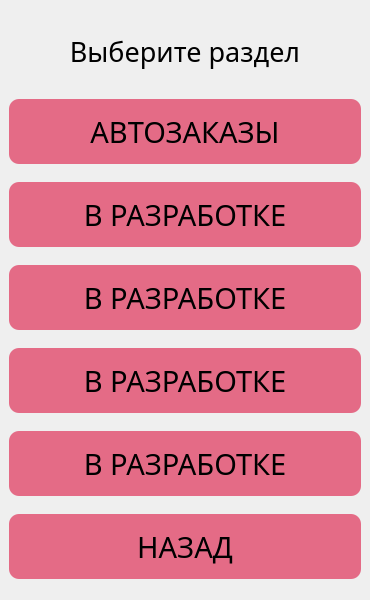
<?xml version="1.0" encoding="UTF-8"?>
<ui version="4.0">
 <class>WindowLogistics</class>
 <widget class="QMainWindow" name="WindowLogistics">
  <property name="geometry">
   <rect>
    <x>0</x>
    <y>0</y>
    <width>370</width>
    <height>600</height>
   </rect>
  </property>
  <property name="windowTitle">
   <string>Выберите раздел</string>
  </property>
  <widget class="QWidget" name="centralwidget">
   <property name="minimumSize">
    <size>
     <width>370</width>
     <height>600</height>
    </size>
   </property>
   <property name="maximumSize">
    <size>
     <width>370</width>
     <height>600</height>
    </size>
   </property>
   <layout class="QVBoxLayout" name="verticalLayout">
    <item>
     <widget class="QLabel" name="label_title">
      <property name="maximumSize">
       <size>
        <width>16777215</width>
        <height>60</height>
       </size>
      </property>
      <property name="font">
       <font>
        <family>Trebuchet MS</family>
        <pointsize>20</pointsize>
       </font>
      </property>
      <property name="layoutDirection">
       <enum>Qt::LeftToRight</enum>
      </property>
      <property name="text">
       <string>Выберите раздел</string>
      </property>
      <property name="scaledContents">
       <bool>true</bool>
      </property>
      <property name="alignment">
       <set>Qt::AlignCenter</set>
      </property>
      <property name="wordWrap">
       <bool>false</bool>
      </property>
      <property name="margin">
       <number>0</number>
      </property>
     </widget>
    </item>
    <item>
     <widget class="QPushButton" name="btn_autoorders">
      <property name="enabled">
       <bool>true</bool>
      </property>
      <property name="minimumSize">
       <size>
        <width>0</width>
        <height>65</height>
       </size>
      </property>
      <property name="maximumSize">
       <size>
        <width>500</width>
        <height>65</height>
       </size>
      </property>
      <property name="baseSize">
       <size>
        <width>0</width>
        <height>0</height>
       </size>
      </property>
      <property name="font">
       <font>
        <family>Trebuchet MS</family>
        <pointsize>22</pointsize>
        <weight>50</weight>
        <bold>false</bold>
       </font>
      </property>
      <property name="styleSheet">
       <string notr="true">QPushButton {
background-color: rgb(228, 107, 134);
border: none;
border-radius: 10px}

QPushButton:hover {
border: 1px solid  rgb(0, 0, 0);
background-color: rgba(228, 107, 134, 0.9)
}

QPushButton:pressed {
border:3px solid  rgb(0, 0, 0);
background-color: rgba(228, 107, 134, 1)
}</string>
      </property>
      <property name="text">
       <string>АВТОЗАКАЗЫ</string>
      </property>
      <property name="checkable">
       <bool>false</bool>
      </property>
     </widget>
    </item>
    <item>
     <widget class="QPushButton" name="btn_comingsoon4">
      <property name="enabled">
       <bool>true</bool>
      </property>
      <property name="minimumSize">
       <size>
        <width>0</width>
        <height>65</height>
       </size>
      </property>
      <property name="maximumSize">
       <size>
        <width>500</width>
        <height>65</height>
       </size>
      </property>
      <property name="baseSize">
       <size>
        <width>0</width>
        <height>0</height>
       </size>
      </property>
      <property name="font">
       <font>
        <family>Trebuchet MS</family>
        <pointsize>22</pointsize>
        <weight>50</weight>
        <bold>false</bold>
       </font>
      </property>
      <property name="styleSheet">
       <string notr="true">QPushButton {
background-color: rgb(228, 107, 134);
border: none;
border-radius: 10px}

QPushButton:hover {
border: 1px solid  rgb(0, 0, 0);
background-color: rgba(228, 107, 134, 0.9)
}

QPushButton:pressed {
border:3px solid  rgb(0, 0, 0);
background-color: rgba(228, 107, 134, 1)
}</string>
      </property>
      <property name="text">
       <string>В РАЗРАБОТКЕ</string>
      </property>
      <property name="checkable">
       <bool>false</bool>
      </property>
     </widget>
    </item>
    <item>
     <widget class="QPushButton" name="btn_comingsoon1">
      <property name="enabled">
       <bool>true</bool>
      </property>
      <property name="minimumSize">
       <size>
        <width>0</width>
        <height>65</height>
       </size>
      </property>
      <property name="maximumSize">
       <size>
        <width>500</width>
        <height>65</height>
       </size>
      </property>
      <property name="baseSize">
       <size>
        <width>0</width>
        <height>0</height>
       </size>
      </property>
      <property name="font">
       <font>
        <family>Trebuchet MS</family>
        <pointsize>22</pointsize>
        <weight>50</weight>
        <bold>false</bold>
       </font>
      </property>
      <property name="styleSheet">
       <string notr="true">QPushButton {
background-color: rgb(228, 107, 134);
border: none;
border-radius: 10px}

QPushButton:hover {
border: 1px solid  rgb(0, 0, 0);
background-color: rgba(228, 107, 134, 0.9)
}

QPushButton:pressed {
border:3px solid  rgb(0, 0, 0);
background-color: rgba(228, 107, 134, 1)
}</string>
      </property>
      <property name="text">
       <string>В РАЗРАБОТКЕ</string>
      </property>
      <property name="checkable">
       <bool>false</bool>
      </property>
     </widget>
    </item>
    <item>
     <widget class="QPushButton" name="btn_comingsoon2">
      <property name="enabled">
       <bool>true</bool>
      </property>
      <property name="minimumSize">
       <size>
        <width>0</width>
        <height>65</height>
       </size>
      </property>
      <property name="maximumSize">
       <size>
        <width>500</width>
        <height>65</height>
       </size>
      </property>
      <property name="baseSize">
       <size>
        <width>0</width>
        <height>0</height>
       </size>
      </property>
      <property name="font">
       <font>
        <family>Trebuchet MS</family>
        <pointsize>22</pointsize>
        <weight>50</weight>
        <bold>false</bold>
       </font>
      </property>
      <property name="styleSheet">
       <string notr="true">QPushButton {
background-color: rgb(228, 107, 134);
border: none;
border-radius: 10px}

QPushButton:hover {
border: 1px solid  rgb(0, 0, 0);
background-color: rgba(228, 107, 134, 0.9)
}

QPushButton:pressed {
border:3px solid  rgb(0, 0, 0);
background-color: rgba(228, 107, 134, 1)
}</string>
      </property>
      <property name="text">
       <string>В РАЗРАБОТКЕ</string>
      </property>
      <property name="checkable">
       <bool>false</bool>
      </property>
     </widget>
    </item>
    <item>
     <widget class="QPushButton" name="btn_comingsoon3">
      <property name="enabled">
       <bool>true</bool>
      </property>
      <property name="minimumSize">
       <size>
        <width>0</width>
        <height>65</height>
       </size>
      </property>
      <property name="maximumSize">
       <size>
        <width>500</width>
        <height>65</height>
       </size>
      </property>
      <property name="baseSize">
       <size>
        <width>0</width>
        <height>0</height>
       </size>
      </property>
      <property name="font">
       <font>
        <family>Trebuchet MS</family>
        <pointsize>22</pointsize>
        <weight>50</weight>
        <bold>false</bold>
       </font>
      </property>
      <property name="styleSheet">
       <string notr="true">QPushButton {
background-color: rgb(228, 107, 134);
border: none;
border-radius: 10px}

QPushButton:hover {
border: 1px solid  rgb(0, 0, 0);
background-color: rgba(228, 107, 134, 0.9)
}

QPushButton:pressed {
border:3px solid  rgb(0, 0, 0);
background-color: rgba(228, 107, 134, 1)
}</string>
      </property>
      <property name="text">
       <string>В РАЗРАБОТКЕ</string>
      </property>
      <property name="checkable">
       <bool>false</bool>
      </property>
     </widget>
    </item>
    <item>
     <widget class="QPushButton" name="btn_back">
      <property name="enabled">
       <bool>true</bool>
      </property>
      <property name="minimumSize">
       <size>
        <width>0</width>
        <height>65</height>
       </size>
      </property>
      <property name="maximumSize">
       <size>
        <width>500</width>
        <height>65</height>
       </size>
      </property>
      <property name="baseSize">
       <size>
        <width>0</width>
        <height>0</height>
       </size>
      </property>
      <property name="font">
       <font>
        <family>Trebuchet MS</family>
        <pointsize>22</pointsize>
        <weight>50</weight>
        <bold>false</bold>
       </font>
      </property>
      <property name="styleSheet">
       <string notr="true">QPushButton {
background-color: rgb(228, 107, 134);
border: none;
border-radius: 10px}

QPushButton:hover {
border: 1px solid  rgb(0, 0, 0);
background-color: rgba(228, 107, 134, 0.9)
}

QPushButton:pressed {
border:3px solid  rgb(0, 0, 0);
background-color: rgba(228, 107, 134, 1)
}</string>
      </property>
      <property name="text">
       <string>НАЗАД</string>
      </property>
      <property name="checkable">
       <bool>false</bool>
      </property>
     </widget>
    </item>
   </layout>
  </widget>
 </widget>
 <resources/>
 <connections/>
</ui>
